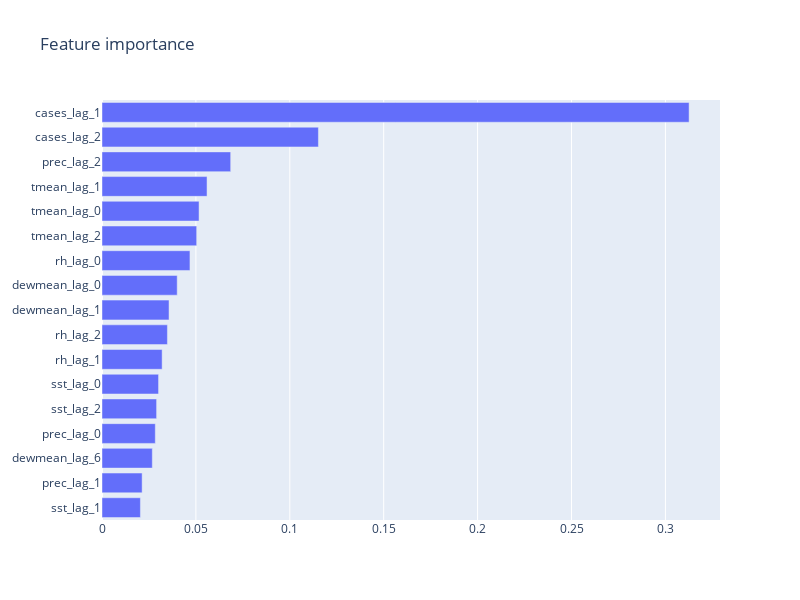
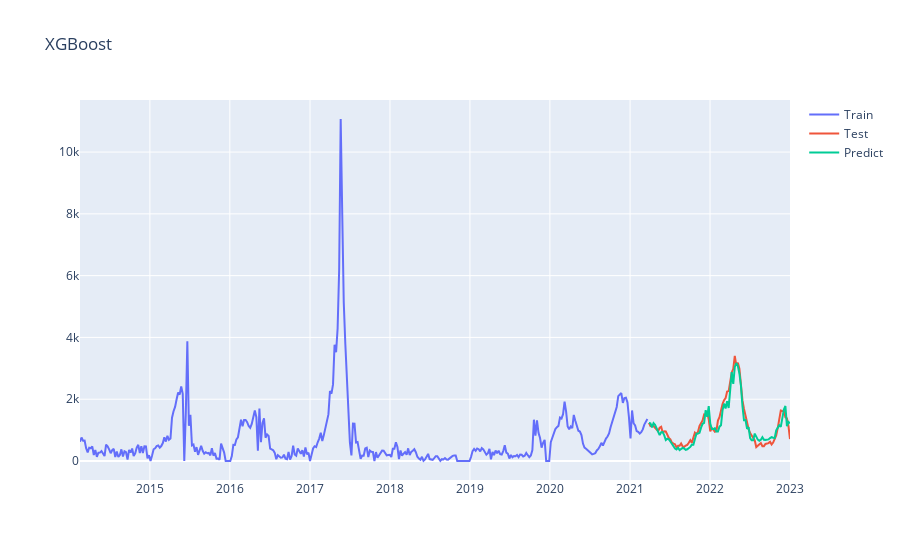

Here is the notebook cell these charts were saved with, in order:
### Markdown cell above
### Manual fine-tuning

### Code cell
xgb_reg = xgb.XGBRegressor(
    learning_rate=0.01,#0.003,
    n_estimators=580,#180,
    max_depth=3,
    subsample=0.5,
    # early_stopping_rounds=100,
)

xgb_reg.fit(X_train, y_train,
            eval_set=[(X_train, y_train), (X_test, y_test)],
            eval_metric='rmse',
            verbose=100)

y_pred = pd.Series(xgb_reg.predict(X_test), index=y_test.index)

features_importance(xgb_reg)
# print_scores(xgb_reg, X_train, X_test, y_train, y_test)
plot_true_pred(y_train, y_test, y_pred, title='XGBoost')

from sklearn.metrics import mean_squared_error, mean_absolute_error

mae = mean_absolute_error(y_test, y_pred)
rmse = np.sqrt(mean_squared_error(y_test,y_pred))

print(f'MAE: {mae:.3f}\nRMSE: {rmse:.3f}')
print(f'Train score: {xgb_reg.score(X_train, y_train):.3f}\nTest score: {xgb_reg.score(X_test,y_test):.3f}')
print(f'Test mean: {y_test.mean():.3f}\nTest median: {y_test.median():.3f}\nTest std: {y_test.std():.3f}')
